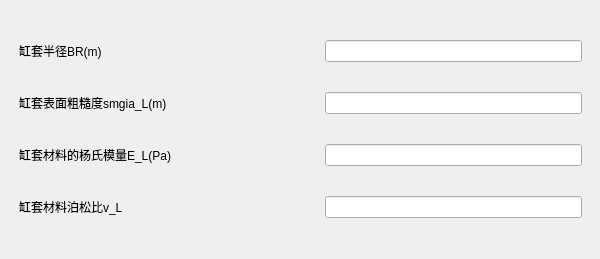
<?xml version="1.0" encoding="UTF-8"?>
<ui version="4.0">
 <class>Input_First_3_dialog_UI</class>
 <widget class="QWidget" name="Input_First_3_dialog_UI">
  <property name="geometry">
   <rect>
    <x>0</x>
    <y>0</y>
    <width>600</width>
    <height>259</height>
   </rect>
  </property>
  <property name="windowTitle">
   <string>Form</string>
  </property>
  <widget class="CardWidget" name="CardWidget_158">
   <property name="geometry">
    <rect>
     <x>10</x>
     <y>10</y>
     <width>581</width>
     <height>241</height>
    </rect>
   </property>
   <property name="minimumSize">
    <size>
     <width>0</width>
     <height>0</height>
    </size>
   </property>
   <layout class="QGridLayout" name="gridLayout_89">
    <item row="1" column="0">
     <widget class="SubtitleLabel" name="SubtitleLabel_664">
      <property name="minimumSize">
       <size>
        <width>300</width>
        <height>28</height>
       </size>
      </property>
      <property name="maximumSize">
       <size>
        <width>451</width>
        <height>28</height>
       </size>
      </property>
      <property name="text">
       <string>缸套表面粗糙度smgia_L(m)</string>
      </property>
     </widget>
    </item>
    <item row="0" column="0">
     <widget class="SubtitleLabel" name="SubtitleLabel_666">
      <property name="minimumSize">
       <size>
        <width>300</width>
        <height>28</height>
       </size>
      </property>
      <property name="maximumSize">
       <size>
        <width>451</width>
        <height>28</height>
       </size>
      </property>
      <property name="text">
       <string>缸套半径BR(m)</string>
      </property>
     </widget>
    </item>
    <item row="3" column="0">
     <widget class="SubtitleLabel" name="SubtitleLabel_665">
      <property name="minimumSize">
       <size>
        <width>300</width>
        <height>28</height>
       </size>
      </property>
      <property name="maximumSize">
       <size>
        <width>451</width>
        <height>28</height>
       </size>
      </property>
      <property name="text">
       <string>缸套材料泊松比v_L</string>
      </property>
     </widget>
    </item>
    <item row="2" column="0">
     <widget class="SubtitleLabel" name="SubtitleLabel_663">
      <property name="minimumSize">
       <size>
        <width>300</width>
        <height>28</height>
       </size>
      </property>
      <property name="maximumSize">
       <size>
        <width>451</width>
        <height>28</height>
       </size>
      </property>
      <property name="text">
       <string>缸套材料的杨氏模量E_L(Pa)</string>
      </property>
     </widget>
    </item>
    <item row="0" column="1">
     <widget class="LineEdit" name="LineEdit"/>
    </item>
    <item row="1" column="1">
     <widget class="LineEdit" name="LineEdit_2"/>
    </item>
    <item row="2" column="1">
     <widget class="LineEdit" name="LineEdit_3"/>
    </item>
    <item row="3" column="1">
     <widget class="LineEdit" name="LineEdit_4"/>
    </item>
   </layout>
  </widget>
 </widget>
 <customwidgets>
  <customwidget>
   <class>CardWidget</class>
   <extends>QFrame</extends>
   <header>qfluentwidgets</header>
   <container>1</container>
  </customwidget>
  <customwidget>
   <class>SubtitleLabel</class>
   <extends>QLabel</extends>
   <header>qfluentwidgets</header>
  </customwidget>
  <customwidget>
   <class>LineEdit</class>
   <extends>QLineEdit</extends>
   <header>qfluentwidgets</header>
  </customwidget>
 </customwidgets>
 <resources/>
 <connections/>
</ui>
